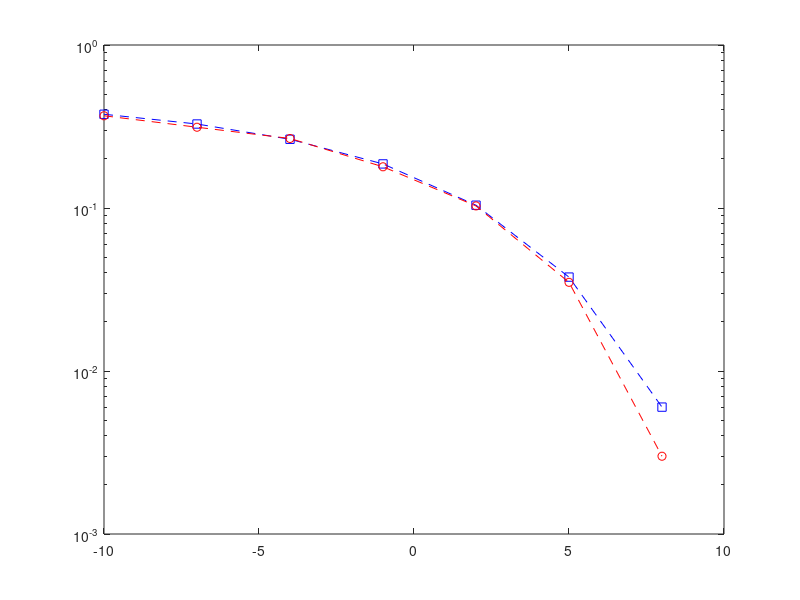
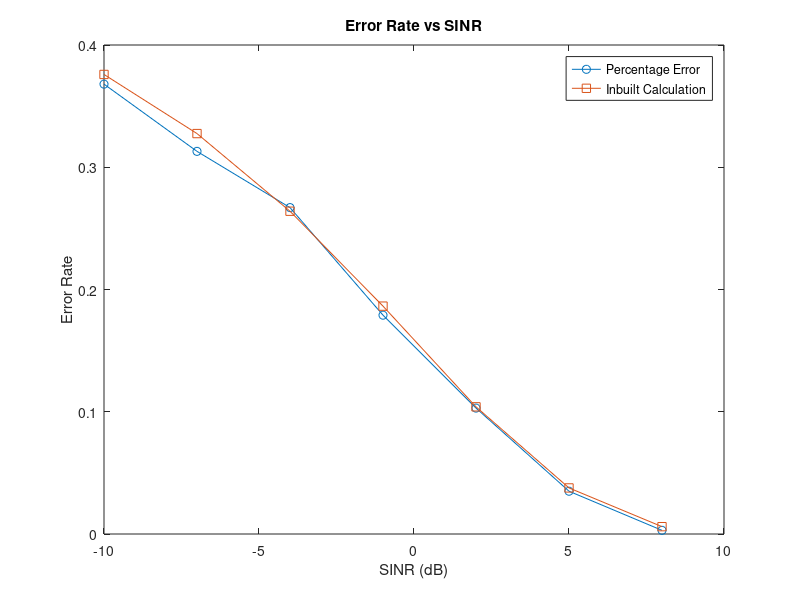

Source code (MATLAB) for these figures, in order:
% Experiment 5 -- by Ravi Patel
% Roll no. - 2101165

% Clear the command window and workspace
clc;
clear all;

N = 1000;              % Number of sequences
Ts = 0.01;            % Sampling interval
fc = 1/Ts;              % Carrier frequency (cycles per unit time)
Es = 1;               % Energy of the signal


A = sqrt(2 * (Es / 1));  % Amplitude

seq = rand(1, N);      % Generate a random sequence
new_Seq = ((seq >= 0.5));  % Convert sequence into a binary sequence


% Generating modulated signals based on the binary sequence

t = 0:1/fc:1;  % Time vector for one period
x_t1 = A * cos(2 * pi * t);   % Carrier signal with positive amplitude
x_t2 = -A * cos(2 * pi * t);  % Carrier signal with negative amplitude


mod_seq1 = [];  % To store the modulated sequence
Transmited_seq = [];

for i = 1:N
    
    if (new_Seq(i) == 0)

        Transmited_seq = [Transmited_seq; x_t2];

    else


        Transmited_seq = [Transmited_seq; x_t1];
    end

end


% Received signal

% My SINR in dB
SINR = [-10, -5, 0, 5, 10, 15, 20];
SINR=-10:3:10;

% Changing SINR into linear scale
SINR_linear = 10.^(SINR/10);

% Now calculating my variance value (E/sigma^2) where E=1;
myVariance = 1 ./ SINR_linear;
mySigma = sqrt(myVariance);

% doing sampling
myfac = 8; % decimation factor

t = 0:1/fc:1;  % Time vector for one period
myl=length(t);
t = downsample(t, myfac);
t = upsample(t, myfac);

t = t(1:myl)';







for i = 1:length(SINR_linear)

    % Received signal
    for j = 1:N
        % Generating noise
        n_t = mySigma(i) * randn(size(t));

        recived_seq(j,:) = Transmited_seq(j,:) + n_t';

    end
    phi_t = sqrt(2/1) * cos(2 * pi * t);

    
       
        


    


    % My p(t)
    p_t = (recived_seq * phi_t)*Ts;
    new_Received = (p_t' > 0)';



    % Calculating error
    error = (new_Received' == new_Seq);
    percentage_error(i) = 1 - sum(error) / N;
    disp('percentage_error ');
    disp(percentage_error(i));
    disp('using Q function');
    inbuilt_calculation(i) = qfunc(sqrt(1 / myVariance(i)));
    disp(qfunc(sqrt(1 / myVariance(i))));
end
% figure(3);
% subplot(1,2,1)
% stem(new_Seq, 'Marker', 'o');
% xlabel('Sample Index');
% ylabel('Amplitude');
% title('Original Binary Sequence');
% subplot(1,2,2)
% stem(new_Received, 'Marker', 's');
% xlabel('Sample Index');
% ylabel('Amplitude');
% title('Received Binary Sequence');


figure(4)
semilogy(SINR,inbuilt_calculation,'--bs','Marker', 's', 'DisplayName', 'Inbuilt Calculation');
hold on
semilogy(SINR,percentage_error,'--rs','Marker', 'o', 'DisplayName', 'Percentage Error');
hold off
figure(5)
plot(SINR, percentage_error, 'Marker', 'o', 'DisplayName', 'Percentage Error');
hold on
plot(SINR, inbuilt_calculation, 'Marker', 's', 'DisplayName', 'Inbuilt Calculation');
xlabel('SINR (dB)');
ylabel('Error Rate');
title('Error Rate vs SINR');
legend('Location', 'best');
